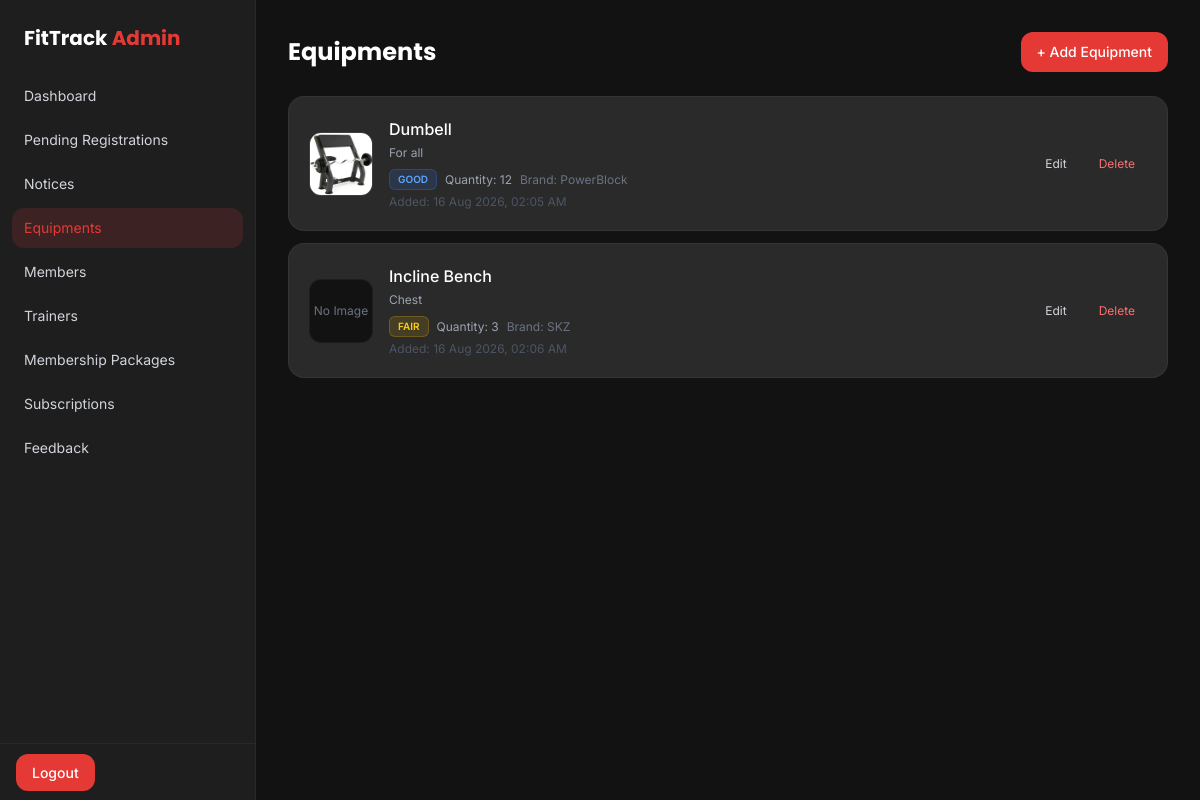
Before: /management/equipments/ (signed in) with the older database file.
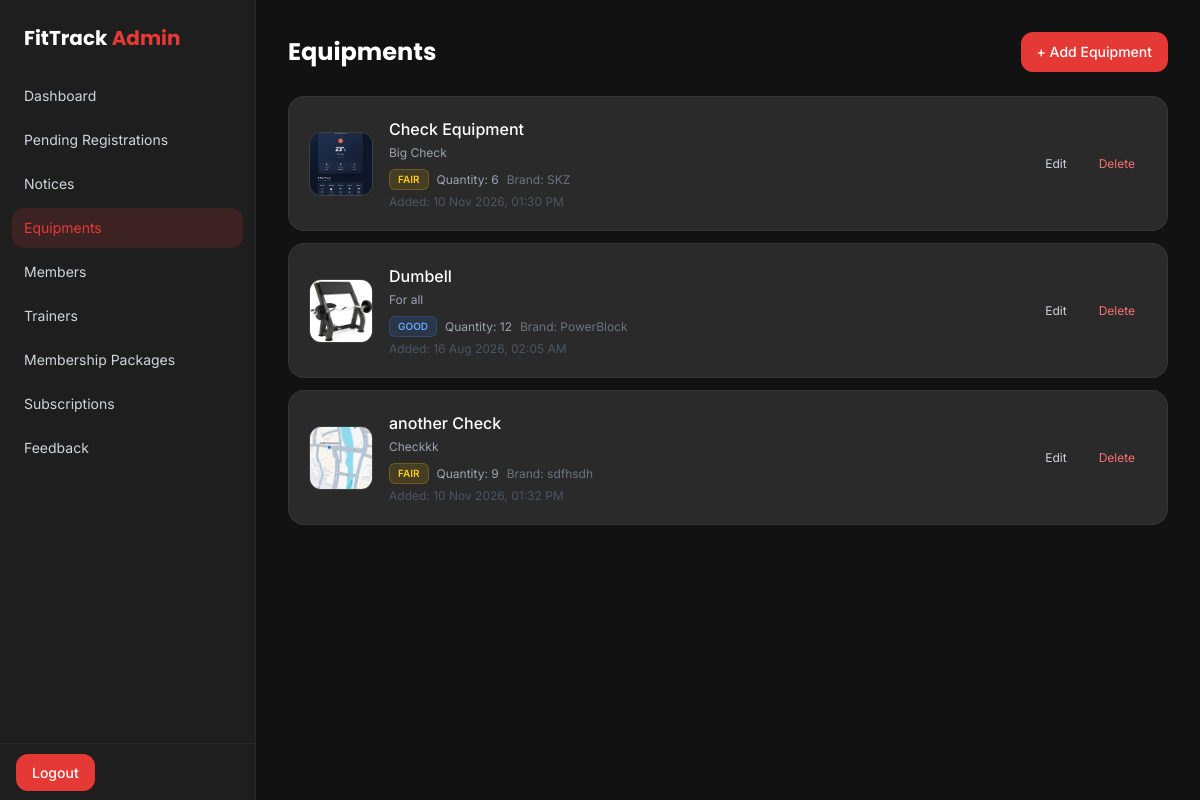
After: the same page with the newer database file.
### app/models.py (models this page shows, shortened)
class Equipment(models.Model):
    CONDITION_CHOICES = (
        ('new', 'New'),
        ('good', 'Good'),
        ('fair', 'Fair'),
        ('needs_repair', 'Needs Repair'),
    )
    name = models.CharField(max_length=150)
    specification = models.TextField(blank=True)
    condition = models.CharField(max_length=20, choices=CONDITION_CHOICES, default='good')
    quantity = models.PositiveIntegerField(default=1)
    brand = models.CharField(max_length=100, blank=True, null=True)
    image = models.ImageField(upload_to='equipment_pics/', blank=True, null=True)
    added_at = models.DateTimeField(auto_now_add=True)
    class Meta:
        ordering = ['name']

### adminpanel/views.py (the view)
# urls.py: path('equipments/', views.admin_equipments, name='admin_equipments'),
@staff_required
def admin_equipments(request):
    equipments = Equipment.objects.all()
    return render(request, 'adminpanel/equipments.html', {'equipments': equipments})

### app/membership.py (called while the page is built)
def is_membership_blocked(user):
    if not user.is_authenticated or user.is_staff or user.is_superuser:
        return False
    latest = latest_subscription(user)
    if latest is None:
        return False
    return latest.end_date + timedelta(days=GRACE_DAYS) < timezone.localdate()

### adminpanel/templates/adminpanel/equipments.html (shortened to what this page needs)
{% extends 'adminpanel/base.html' %}
{% block content %}
<div class="flex items-center justify-between mb-6">
    <h1 class="font-display text-2xl font-bold">Equipments</h1>
    <a href="{% url 'admin_equipment_add' %}"
       class="bg-primary hover:bg-red-600 text-white text-sm font-medium px-4 py-2.5 rounded-xl transition-colors">
        + Add Equipment
    </a>
</div>
<div class="space-y-3">
    {% for equipment in equipments %}
        <div class="bg-dark-card border border-white/5 rounded-2xl p-5 flex items-center justify-between gap-4">
            <div class="flex items-center gap-4 min-w-0">
                {% if equipment.image %}
                    <img src="{{ equipment.image.url }}"
                         alt="{{ equipment.name }}"
                         class="w-16 h-16 object-cover rounded-xl border border-white/10 shrink-0">
                {% else %}
                    <div class="w-16 h-16 rounded-xl bg-dark-bg border border-white/5 flex items-center justify-center shrink-0">
                        <span class="text-gray-500 text-xs">No Image</span>
                    </div>
                {% endif %}
                <div class="min-w-0">
                    <h3 class="text-white font-medium truncate">
                        {{ equipment.name }}
                    </h3>
                    <p class="text-xs text-gray-400 mt-1 line-clamp-1">
                        {{ equipment.specification|default:"No specification provided"|truncatewords:20 }}
                    </p>
                    <div class="flex flex-wrap items-center gap-2 mt-2">
                        {% if equipment.condition == 'new' %}
                            <span class="text-[10px] font-semibold uppercase px-2 py-0.5 rounded-md bg-green-500/15 text-green-400 border border-green-500/25">
                                New
                            </span>
                        {% elif equipment.condition == 'good' %}
                            <span class="text-[10px] font-semibold uppercase px-2 py-0.5 rounded-md bg-blue-500/15 text-blue-400 border border-blue-500/25">
                                Good
                            </span>
                        {% elif equipment.condition == 'fair' %}
                            <span class="text-[10px] font-semibold uppercase px-2 py-0.5 rounded-md bg-yellow-500/15 text-yellow-400 border border-yellow-500/25">
                                Fair
                            </span>
                        {% elif equipment.condition == 'needs_repair' %}
                            <span class="text-[10px] font-semibold uppercase px-2 py-0.5 rounded-md bg-red-500/15 text-red-400 border border-red-500/25">
                                Needs Repair
                            </span>
                        {% endif %}
                        <span class="text-xs text-gray-400">
                            Quantity: {{ equipment.quantity }}
                        </span>
                        {% if equipment.brand %}
                            <span class="text-xs text-gray-500">
                                Brand: {{ equipment.brand }}
                            </span>
                        {% endif %}
                    </div>
                    <p class="text-xs text-gray-600 mt-1">
                        Added: {{ equipment.added_at|date:"d M Y, h:i A" }}
                    </p>
                </div>
            </div>
            <div class="flex gap-2 shrink-0">
                <a href="{% url 'admin_equipment_edit' equipment.id %}"
                   class="text-xs text-gray-300 hover:text-primary px-3 py-1.5 rounded-lg hover:bg-white/5 transition-colors">
                    Edit
                </a>
                <a href="{% url 'admin_equipment_delete' equipment.id %}"
                   onclick="return confirm('Delete this equipment? This cannot be undone.');"
                   class="text-xs text-red-400 hover:text-red-300 px-3 py-1.5 rounded-lg hover:bg-red-500/10 transition-colors">
                    Delete
                </a>
            </div>
        </div>
    {% empty %}
        <div class="bg-dark-card border border-white/5 rounded-2xl p-10 text-center">
            <p class="text-gray-500 text-sm">
                No equipment available yet. Click "Add Equipment" to create one.
            </p>
        </div>
    {% endfor %}
</div>
{% endblock %}

### adminpanel/templates/adminpanel/base.html (shortened to what this page needs)
{% load static %}
<!DOCTYPE html>
<html lang="en">
<head>
    <script src="https://cdn.tailwindcss.com"></script>
</head>
<body class="bg-dark-bg text-white flex min-h-screen">
    <aside class="w-64 bg-dark-sidebar border-r border-white/5 flex flex-col">
        <div class="p-6">
            <h1 class="font-display text-xl font-bold text-white">FitTrack <span class="text-primary">Admin</span></h1>
        </div>
        <nav class="flex-1 px-3 space-y-1">
            {% include 'adminpanel/_nav_links.html' %}
        </nav>
        <div class="p-4 border-t border-white/5">
            <a href="{% url 'logout' %}" class="bg-primary hover:bg-red -600 text-white text-sm font-medium px-4 py-2.5 rounded-xl transition-colors">
       Logout
    </a>
        </div>
    </aside>
    <main class="flex-1 p-8 overflow-y-auto">
        {% block content %}{% endblock %}
    </main>
</body>
</html>

### adminpanel/templates/adminpanel/_nav_links.html
{% url 'admin_dashboard' as dashboard_url %}
{% url 'admin_pending' as pending_url %}
{% url 'admin_notices' as notices_url %}
{% url 'admin_equipments' as equipments_url %}
<a href="{{ dashboard_url }}" class="block px-3 py-2.5 rounded-xl text-sm {% if request.path == dashboard_url %}bg-primary/15 text-primary{% else %}text-gray-300 hover:bg-white/5{% endif %}">Dashboard</a>
<a href="{{ pending_url }}" class="block px-3 py-2.5 rounded-xl text-sm {% if request.path == pending_url %}bg-primary/15 text-primary{% else %}text-gray-300 hover:bg-white/5{% endif %}">Pending Registrations</a>
<a href="{{ notices_url }}" class="block px-3 py-2.5 rounded-xl text-sm {% if request.path == notices_url %}bg-primary/15 text-primary{% else %}text-gray-300 hover:bg-white/5{% endif %}">Notices</a>
<a href="{{ equipments_url }}" class="block px-3 py-2.5 rounded-xl text-sm {% if request.path == equipments_url %}bg-primary/15 text-primary{% else %}text-gray-300 hover:bg-white/5{% endif %}">Equipments</a>
{% url 'admin_members' as members_url %}
{% url 'admin_trainers' as trainers_url %}
{% url 'admin_packages' as packages_url %}
{% url 'admin_subscriptions' as subs_url %}
{% url 'admin_feedback' as feedback_url %}
<a href="{{ members_url }}" class="block px-3 py-2.5 rounded-xl text-sm {% if request.path == members_url %}bg-primary/15 text-primary{% else %}text-gray-300 hover:bg-white/5{% endif %}">Members</a>
<a href="{{ trainers_url }}" class="block px-3 py-2.5 rounded-xl text-sm {% if request.path == trainers_url %}bg-primary/15 text-primary{% else %}text-gray-300 hover:bg-white/5{% endif %}">Trainers</a>
<a href="{{ packages_url }}" class="block px-3 py-2.5 rounded-xl text-sm {% if request.path == packages_url %}bg-primary/15 text-primary{% else %}text-gray-300 hover:bg-white/5{% endif %}">Membership Packages</a>
<a href="{{ subs_url }}" class="block px-3 py-2.5 rounded-xl text-sm {% if request.path == subs_url %}bg-primary/15 text-primary{% else %}text-gray-300 hover:bg-white/5{% endif %}">Subscriptions</a>
<a href="{{ feedback_url }}" class="block px-3 py-2.5 rounded-xl text-sm {% if request.path == feedback_url %}bg-primary/15 text-primary{% else %}text-gray-300 hover:bg-white/5{% endif %}">Feedback</a>

Changed rows visible on the page:
removed Equipment: image "No Image", name "Incline Bench", specification "Chest", condition "FAIR", quantity "3", brand "SKZ", added_at "16 Aug 2026, 02:06 AM"
added Equipment: image (picture), name "Check Equipment", specification "Big Check", condition "FAIR", quantity "6", brand "SKZ", added_at "10 Nov 2026, 01:30 PM"
added Equipment: image (picture), name "another Check", specification "Checkkk", condition "FAIR", quantity "9", brand "sdfhsdh", added_at "10 Nov 2026, 01:32 PM"
